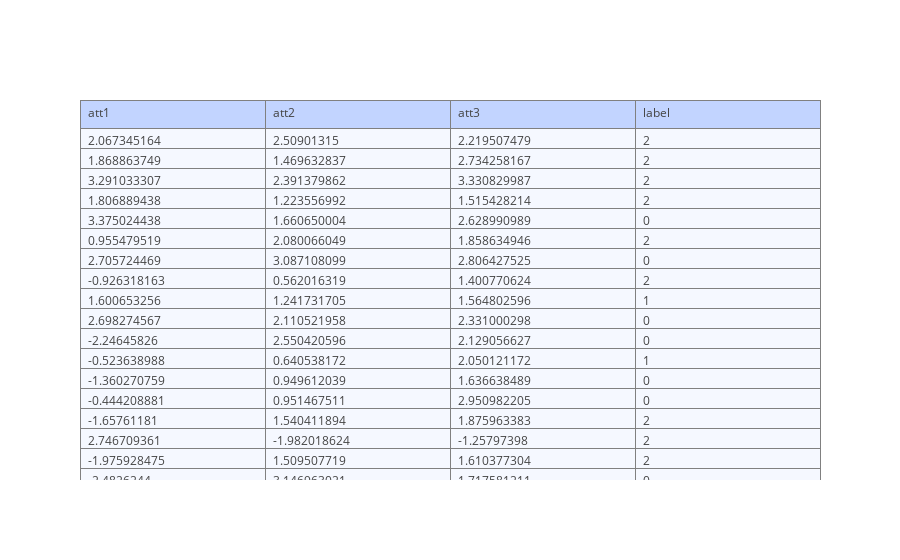

The code cell stored with this chart in its notebook:
### Markdown cell above
## B.1.c Output ke prediksi.txt

### Code cell
output = dataTest
output['label'] = dataTrain['label']

trace = go.Table(
    header=dict(values=output.columns,
                fill = dict(color='#C2D4FF'),
                align = ['left'] * 5),
    cells=dict(values=[output.att1, output.att2, output.att3, output.label],
               fill = dict(color='#F5F8FF'),
               align = ['left'] * 5))


data = [trace] 
iplot(data, filename = 'Data Test')

### Figure 1 — Plotly figure (JSON) as saved in the notebook; plotly's stock layout.template omitted (floating-point values rounded to 4 significant figures)
{"data": [{"cells": {"align": ["left", "left", "left", "left", "left"], "fill": {"color": "#F5F8FF"}, "values": [[2.067, 1.869, 3.291, 1.807, 3.375, 0.9555, 2.706, -0.9263, 1.601, 2.698, -2.246, -0.5236, -1.36, -0.4442, -1.658, 2.747, -1.976, -2.483, -1.64, -1.453, 0.2603, 2.222, 1.841, 2.366, 1.315, 1.604, 1.973, 2.216, 1.981, 1.151], [2.509, 1.47, 2.391, 1.224, 1.661, 2.08, 3.087, 0.562, 1.242, 2.111, 2.55, 0.6405, 0.9496, 0.9515, 1.54, -1.982, 1.51, 3.147, 3.529, 0.9572, 1.403, -2.527, -2.825, 1.464, 1.191, -2.779, -0.2389, -1.098, -0.595, 3.356], [2.22, 2.734, 3.331, 1.515, 2.629, 1.859, 2.806, 1.401, 1.565, 2.331, 2.129, 2.05, 1.637, 2.951, 1.876, -1.258, 1.61, 1.718, 3.86, 0.902, -2.26, -1.962, -1.436, 1.497, 1.34, -1.536, -2.443, -1.731, -1.116, 0.9484], [2, 2, 2, 2, 0, 2, 0, 2, 1, 0, 0, 1, 0, 0, 2, 2, 2, 0, 2, 0, 1, 1, 2, 1, 1, 2, 1, 2, 1, 2]]}, "header": {"align": ["left", "left", "left", "left", "left"], "fill": {"color": "#C2D4FF"}, "values": ["att1", "att2", "att3", "label"]}, "type": "table"}], "layout": {}}
